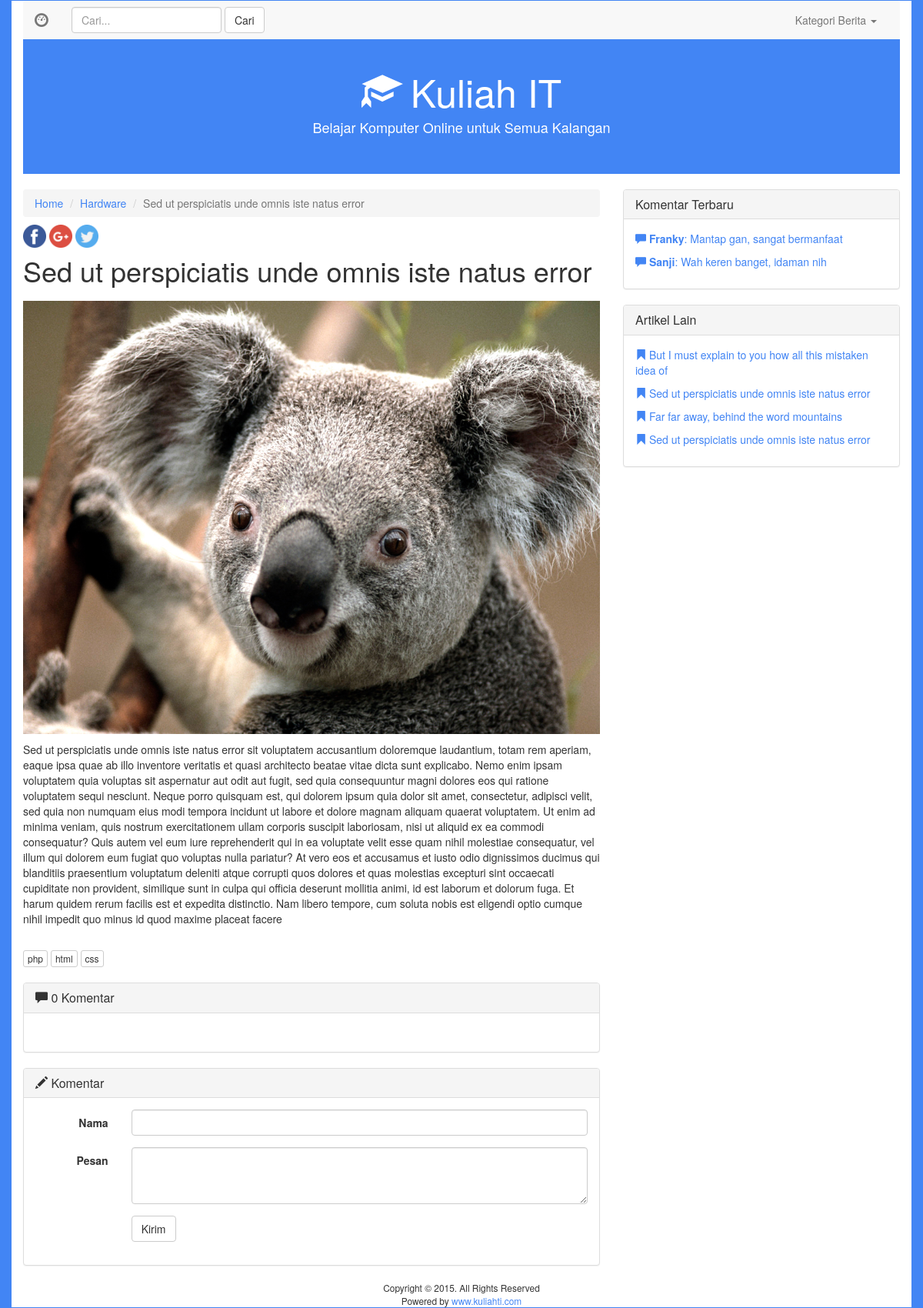
/index.php?detail=8&title=Sed-ut-perspiciatis-unde-omnis-iste-natus error, run on the app's committed database.
### tables this page shows
CREATE TABLE `artikel` (
  `id_artikel` int(11) NOT NULL,
  `kategori_id` int(11) NOT NULL,
  `judul` varchar(255) NOT NULL,
  `deskripsi` text NOT NULL,
  `gambar` varchar(255) NOT NULL,
  `tanggal` date NOT NULL,
  `slug` varchar(255) NOT NULL,
  `status` tinyint(4) NOT NULL DEFAULT '1'
);

CREATE TABLE `kategori` (
  `id_kategori` int(11) NOT NULL,
  `nama` varchar(100) NOT NULL,
  `icon` varchar(100) NOT NULL
);

CREATE TABLE `komentar` (
  `id_komentar` int(11) NOT NULL,
  `artikel_id` int(11) NOT NULL,
  `user` varchar(100) NOT NULL,
  `reply` text NOT NULL,
  `tanggal` date NOT NULL,
  `status` tinyint(4) NOT NULL DEFAULT '0'
);

### includes/aside.php (the view)
<aside class="col-md-4">
    <div class="panel panel-default">
    	<div class="panel-heading">
    		<h3 class="panel-title">Komentar Terbaru</h3>
    	</div>
    	<div class="panel-body latest-comments">
    		<ul>
                <?php
                    $queryKomentar = mysqli_query($conn,"SELECT * FROM komentar WHERE status = 1");
                    while($rowKomentar = mysqli_fetch_assoc($queryKomentar)){
                 ?>
    		    <li><a href="index.php?detail=<?php echo $rowKomentar['artikel_id']; ?>"><span class="glyphicon glyphicon-comment" aria-hidden="true"></span>
                    <strong><?php echo $rowKomentar['user']; ?></strong>: <?php echo $rowKomentar['reply']; ?></a></li>
                <?php
                    }
                ?>
    		</ul>
    	</div>
    </div>
</aside>
<aside class="col-md-4">
    <div class="panel panel-default">
        <div class="panel-heading">
            <h3 class="panel-title">Artikel Lain</h3>
        </div>
        <div class="panel-body latest-comments">
            <ul>
                <?php
                    $queryArtikel = mysqli_query($conn,"SELECT * FROM artikel WHERE status = 1 ORDER BY rand() LIMIT 4");
                    while($rowArtikel = mysqli_fetch_assoc($queryArtikel)){
                 ?>
                <li><a href="index.php?detail=<?php echo $rowArtikel['id_artikel']; ?>"><span class="glyphicon glyphicon-bookmark" aria-hidden="true"></span>
                    <?php echo $rowArtikel['judul']; ?></a></li>
                <?php
                    }
                ?>
            </ul>
        </div>
    </div>
</aside>

### includes/detail.php (shortened to what this page needs)
<article>
    <div class="meta">
        <ol class="breadcrumb">
          <?php
            $id_artikel = isset($_GET['detail']) ? $_GET['detail'] : false;
            $query = mysqli_query($conn,"SELECT artikel.*,kategori.nama FROM artikel JOIN kategori WHERE artikel.kategori_id = kategori.id_kategori
                                          AND id_artikel = $id_artikel;
                                        ");
            $row = mysqli_fetch_assoc($query);
           ?>
          <li><a href="<?php echo BASE_URL; ?>">Home</a></li>
          <li><a href="<?php echo BASE_URL.'index.php?category='.$row['kategori_id']; ?>"><?php echo $row['nama']; ?></a></li>
          <li class="active"><?php echo $row['judul']; ?></li>
        </ol>
        <div class="social-button">
          <a href="http://www.facebook.com/sharer.php?u=<?php echo $_SERVER['REQUEST_URI']; ?>" target="_blank">
              <img src="images/social/facebook.png" alt="facebook" width="30px" />
          </a>
          <a href="https://plus.google.com/share?url=<?php echo $_SERVER['REQUEST_URI']; ?>" target="_blank">
              <img src="images/social/google-plus.png" alt="google-plus" width="30px" />
          </a>
          <a href="https://twitter.com/share?url=<?php echo $_SERVER['REQUEST_URI']; ?>" target="_blank">
              <img src="images/social/twitter.png" alt="twitter" width="30px" />
          </a>
        </div>
    </div>
    <h1><?php echo $row['judul']; ?></h1>
    <img src="images/<?php echo $row['gambar']; ?>" class="img-responsive btn-block">
    <p><?php echo $row['deskripsi']; ?></p>
    <div class="pagination" id="tag">
      <a class="btn btn-xs btn-default" href="index.php?tag">php</a>
      <a class="btn btn-xs btn-default" href="index.php?tag">html</a>
      <a class="btn btn-xs btn-default" href="index.php?tag">css</a>
    </div>
    <div class="panel panel-default">
      <div class="panel-heading">
        <?php
          $queryKomentar = mysqli_query($conn,"SELECT * FROM komentar WHERE status = 1 AND artikel_id = $id_artikel ");
          $totalKomentar = mysqli_num_rows($queryKomentar);
         ?>
        <h3 class="panel-title"><span class="glyphicon glyphicon-comment" aria-hidden="true"></span> <?php echo $totalKomentar; ?> Komentar</h3>
      </div>
      <div class="panel-body">
      </div>
    </div>
    <div class="panel panel-default">
      <div class="panel-heading">
        <h3 class="panel-title"><span class="glyphicon glyphicon-pencil" aria-hidden="true"></span> Komentar</h3>
      </div>
      <div class="panel-body">
        <form class="form-horizontal" method="POST" action="<?php echo BASE_URL.'includes/detail_komentar_proccess.php'; ?>">
          <div class="form-group">
            <label for="inputNama3" class="col-sm-2 control-label">Nama</label>
            <div class="col-sm-10">
              <input type="text" class="form-control" name="user" id="inputNama3" required="required">
            </div>
          </div>
          <div class="form-group">
            <label for="inputPesan3"  class="col-sm-2 control-label">Pesan</label>
            <div class="col-sm-10">
              <textarea class="form-control" name="reply" rows="3" required="required"></textarea>
            </div>
          </div>
          <div class="form-group">
            <div class="col-sm-offset-2 col-sm-10">
              <button name="submit" type="submit" class="btn btn-default">Kirim</button>
            </div>
          </div>
        </form>
      </div>
    </div>
</article>

### css/custom.css (style rules this page uses)
a { color: #4285F4 }
body { background: #4285F4 }
article h1 { margin: 0px 0 20px; }
article img { margin-bottom: 10px }
.meta { margin-bottom: 10px; }
aside ul { padding-left: 0; }
aside ul li { margin-bottom: 10px; }
.latest-comments li { list-style: none; }
.social-button { margin: 10px 0px; }
.social-button img { margin-bottom: 0px !important; }

### data on the page
artikel: kategori.nama "Hardware", judul "Sed ut perspiciatis unde omnis iste natus error", gambar (picture), deskripsi "Sed ut perspiciatis unde omnis iste natus error sit voluptatem accusantium doloremque laudantium, totam rem aperiam, eaque ipsa quae ab illo inventore veritatis et quasi architecto beatae vitae dicta sunt explicabo. Nemo enim ipsam voluptatem quia voluptas sit aspernatur aut odit aut fugit, sed quia consequuntur magni dolores eos qui ratione voluptatem sequi nesciunt. Neque porro quisquam est, qui dolorem ipsum quia dolor sit amet, consectetur, adipisci velit, sed quia non numquam eius modi tempora incidunt ut labore et dolore magnam aliquam quaerat voluptatem. Ut enim ad minima veniam, quis nostrum exercitationem ullam corporis suscipit laboriosam, nisi ut aliquid ex ea commodi…"
komentar: user "Franky", reply "Mantap gan, sangat bermanfaat"
komentar: user "Sanji", reply "Wah keren banget, idaman nih"
artikel: judul "But I must explain to you how all this mistaken idea of"
artikel: judul "Far far away, behind the word mountains"
artikel: judul "Sed ut perspiciatis unde omnis iste natus error"

### other printed values
$totalKomentar "0"
